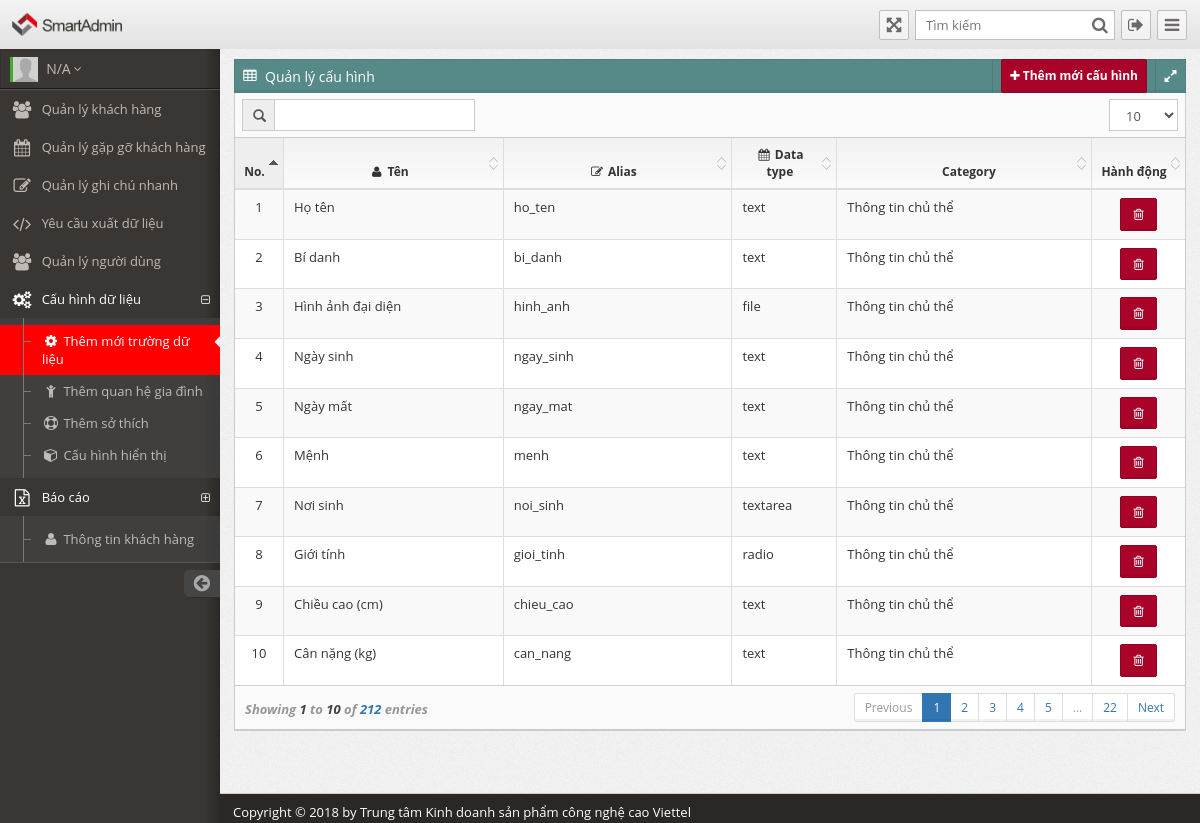
The page /mgmt_config.html (signed in) on the database its author committed.
### tables this page shows
CREATE TABLE `tbl_field_infomation` (
  `id` int(10) NOT NULL,
  `sub_cat_id` int(10) NOT NULL,
  `alias` varchar(50) NOT NULL,
  `name` varchar(100) NOT NULL,
  `data_type` varchar(20) NOT NULL,
  `sort` int(11) NOT NULL,
  `isactive` tinyint(4) NOT NULL DEFAULT '1'
);

CREATE TABLE `tbl_sub_category` (
  `id` int(10) NOT NULL,
  `cat_id` int(10) NOT NULL,
  `name` varchar(200) NOT NULL,
  `alias` varchar(50) NOT NULL,
  `cdate` date NOT NULL,
  `isactive` tinyint(4) NOT NULL DEFAULT '1'
);

### libs/cls.template.php (called while the page is built, shortened)
 <?php
class CLS_TEMPLATE{
	public function WapperTem(){
		require_once(THIS_TEM_PATH.'home.php');
	}
	function loadComponent(){
		$com='';
		if(isset($_GET['com']))	$com=addslashes($_GET['com']);
		include(COM_PATH.'com_'.$com.'/layout.php');
	}
}
?>

### index.php (called while the page is built, shortened)
<?php
require_once(incl_path.'gffunction.php');
require_once(libs_path.'cls.mysql.php');
require_once(libs_path.'cls.template.php');
require_once(libs_path."cls.field.infomation.php");
require_once(libs_path."cls.subcat.php");
$tmp=new CLS_TEMPLATE();
$tmp->WapperTem();
?>

### libs/cls.field.infomation.php (called while the page is built, shortened)
<?php
class CLS_FIELD_INFOMATION{
	private $objmysql=null;
	public function CLS_FIELD_INFOMATION(){
		$this->objmysql=new CLS_MYSQL;
	}
	public function Fetch_Assoc(){
		return $this->objmysql->Fetch_Assoc();
	}
	public function getList($where='' , $limit){
		$sql="SELECT * FROM `tbl_field_infomation` WHERE 1=1 ".$where.$limit;
		return $this->objmysql->Query($sql);
	}
}
?>

### libs/cls.mysql.php (called while the page is built, shortened)
<?php
class CLS_MYSQL{
	private $pro=array(	'HOSTNAME'=>'localhost',
						'USERNAME'=>'hvgt_hangviet',
						'PASSWORD'=>'nsghQn1a',
						'DATANAME'=>'hvgt_hangviet');
	private $conn=NULL;
	private $rs;
	public function CLS_MYSQL(){
		$this->HOSTNAME=HOSTNAME;
		$this->USERNAME=DB_USERNAME;
		$this->PASSWORD=DB_PASSWORD;
		$this->DATANAME=DB_DATANAME;
	}
	private function connect(){
		$conn=@mysql_pconnect($this->HOSTNAME,$this->USERNAME,$this->PASSWORD);
		$this->conn=$conn;
		return true;
	}
	private function disconnect(){
		if(isset($this->conn))
		return @mysql_close($this->conn);
	}
	public function __set($proname,$value){
		$this->pro[$proname]=$value;
	}
	public function __get($proname){
		return $this->pro[$proname];
	}
	public function Query($sql){
		if($this->connect()){
			@$rs=mysql_query($sql,$this->conn);
			if($rs){
				$this->rs=$rs;
				return true;
			}
		}
		return false;
	}
	public function Fetch_Assoc(){
		return (@mysql_fetch_assoc($this->rs));
	}
	public function Num_rows() {
        return(@mysql_num_rows($this->rs));
    }
}
?>

### libs/cls.subcat.php (called while the page is built, shortened)
<?php
class CLS_SUBCAT {
	private $objmysql=null;
	public function CLS_SUBCAT(){
		$this->objmysql=new CLS_MYSQL;
	}
	public function getCateName($catId) {
		$sql="SELECT `name` FROM `tbl_sub_category` WHERE `id`='".$catId."'";
		$this->objmysql->Query($sql);
		if ($this->objmysql->Num_rows() > 0) {
			$rs = $this->objmysql->Fetch_Assoc();
			return $rs['name'];
		}
		return '';
	}
}
?>

### components/com_config/tem/mgmt_config.php (the view, shortened to what this page needs)
<section class="" id="widget-grid">
	<div class="row">
		<article class="col-sm-12 col-md-12 col-lg-12">
			<div class="jarviswidget jarviswidget-color-teal" data-widget-editbutton="false" data-widget-colorbutton="false" data-widget-deletebutton="false" data-widget-togglebutton="false">
				<header>
					<span class="widget-icon"> <i class="fa fa-table"></i> </span>
					<h2>Quản lý cấu hình</h2>
					<div class="widget-toolbar">
						<button data-toggle="modal"  class="btn btn-danger" onclick="redirectAddNew();" style="padding:7px 8px!important; font-weight:bold;">
		                  <i class="fa fa-plus"></i>
		                  Thêm mới cấu hình
		                 </button>
	                 </div>
				</header>
				<div role="content">
					<div class="widget-body no-padding">
						<table id="dt_basic" class="table table-striped table-bordered table-hover" width="100%">
							<thead>
								<tr>
									<th data-hide="phone,tablet" width="20">No.</th>
									<th>
										<i class="fa fa-fw fa-user"></i>
										Tên
									</th>
									<th>
										<i class="fa fa-fw fa-edit"></i>
										Alias
									</th>
									<th>
										<i class="fa fa-fw fa-calendar"></i>
										Data type
									</th>
									<th>
										Category
									</th>
									<th>Hành động</th>
								</tr>
							</thead>
							<tbody>
								<?php
								$objFieldInfo->getList(" and isactive='1'", "");
								$stt = 1;
								$objSubCat = new CLS_SUBCAT;
								while($r=$objFieldInfo->Fetch_Assoc()) {
									$id = $r['id'];
									$catName = $objSubCat->getCateName($r['sub_cat_id']);
								?>
								<tr>
									<td align="center"><?php echo $stt;?></td>
									<td><?php echo $r['name'];?></td>
									<td><?php echo $r['alias'];?></td>
									<td><?php echo $r['data_type'];?></td>
									<td><?php echo $catName;?></td>
									<td align="center">
			                     		<a title="Xóa" href="#" class="btn btn-danger cancel-schedule" onclick="deleteConfig(<?php echo "'".$id."'";?>)"><i class="fa fa-trash-o "></i></a>
			                     	</td>
								</tr>
								<?php $stt++;} ?>
							</tbody>
						</table>
					</div>
				</div>
			</div>
		</article>
	</div>
</section>

### components/com_config/tem/mgmt_config.php (style rules this page uses)
#dt_basic thead th { text-align: center; }

### rows shown on the page
tbl_field_infomation: name "Họ tên", alias "ho_ten", data_type "text", sub_cat.name "Thông tin chủ thể"
tbl_field_infomation: name "Bí danh", alias "bi_danh", data_type "text", sub_cat.name "Thông tin chủ thể"
tbl_field_infomation: name "Hình ảnh đại diện", alias "hinh_anh", data_type "file", sub_cat.name "Thông tin chủ thể"
tbl_field_infomation: name "Ngày sinh", alias "ngay_sinh", data_type "text", sub_cat.name "Thông tin chủ thể"
tbl_field_infomation: name "Ngày mất", alias "ngay_mat", data_type "text", sub_cat.name "Thông tin chủ thể"
tbl_field_infomation: name "Mệnh", alias "menh", data_type "text", sub_cat.name "Thông tin chủ thể"
tbl_field_infomation: name "Nơi sinh", alias "noi_sinh", data_type "textarea", sub_cat.name "Thông tin chủ thể"
tbl_field_infomation: name "Giới tính", alias "gioi_tinh", data_type "radio", sub_cat.name "Thông tin chủ thể"
tbl_field_infomation: name "Chiều cao (cm)", alias "chieu_cao", data_type "text", sub_cat.name "Thông tin chủ thể"
tbl_field_infomation: name "Cân nặng (kg)", alias "can_nang", data_type "text", sub_cat.name "Thông tin chủ thể"

### other values the page prints
$fullname "N/A"
